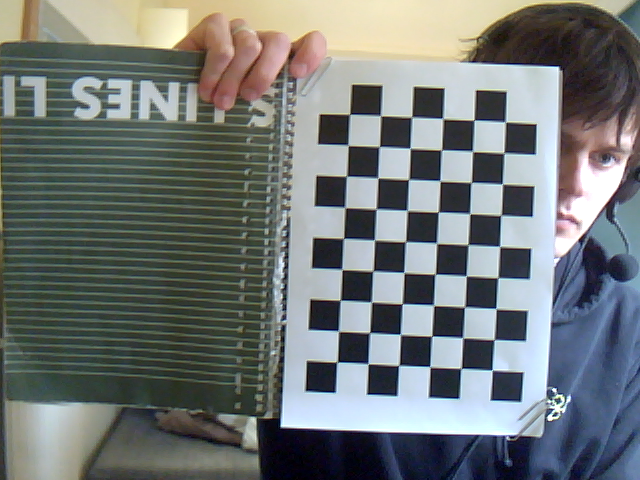
#> input picture images for run 1/c1.png, 640 x 480 px; its folder holds only this picture in this run
$ python main2.py
#> lines starting #> are read from the running program, lines starting #| are printed output that depends on the picture; after the words box and inside, x2 and y2 are one past the last pixel; in counts of white or black regions, pixels touching at a corner belong together; long printed decimals are rounded
import numpy as np
import cv2 as cv
import glob

# Chessboard parameters
chessboard_size = (9, 6)  # Internal corners
square_size = 2.5  # Square size in cm

# Termination criteria for corner refinement
criteria = (cv.TERM_CRITERIA_EPS + cv.TERM_CRITERIA_MAX_ITER, 25, 0.001)

# Prepare 3D object points
objp = np.zeros((np.prod(chessboard_size), 3), np.float32)
objp[:, :2] = np.mgrid[0:chessboard_size[0], 0:chessboard_size[1]].T.reshape(-1, 2) * square_size

# Storage for object and image points
objpoints = []  # 3D points
imgpoints = []  # 2D points

# Function to manually select the corners
# [7 lines left out: function select_corners, not called in this run]

# Load images, change the number of the folder for the run
images = glob.glob("images for run 1/*.png")

if not images:
    print("No images found! Check the folder path.")
    exit()

# Get image size
img = cv.imread(images[0])
#> img is the input picture: shape (480, 640, 3); mean B, G, R 117.8, 118.3, 112.9
gray = cv.cvtColor(img, cv.COLOR_BGR2GRAY)
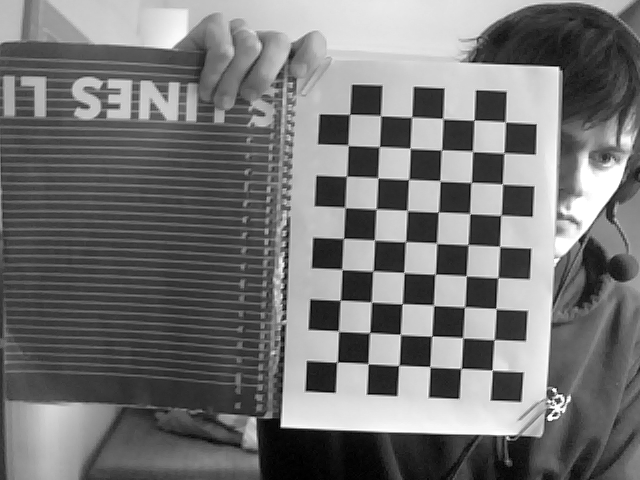
#> gray: shape (480, 640); min 0, max 255, mean 116.6
image_size = gray.shape[::-1]  # (width, height)

#Calibration
for fname in images:
    img = cv.imread(fname)
    gray = cv.cvtColor(img, cv.COLOR_BGR2GRAY)

    ret, corners = cv.findChessboardCorners(gray, chessboard_size, None)
#> ret = True; corners = 54 rows, first 8: [337.1, 361.9], [338.1, 330.8], [340.2, 300.1], [342.1, 269.6], [343.6, 238.4], [344.8, 207.5], [346.5, 175.9], [348.3, 145.4]

    if ret:
        objpoints.append(objp)
        corners2 = cv.cornerSubPix(gray, corners, (11, 11), (-1, -1), criteria)
#> corners2 = 54 rows, first 8: [337, 362.1], [338.5, 331.1], [340.3, 300.3], [341.9, 269.4], [343.4, 238.4], [344.9, 207.4], [346.5, 176.2], [348.1, 145.2]
        imgpoints.append(corners2)

    else:
        print(f"Chessboard not found in {fname}, please select the 4 corners of the chessboard starting from top left and ending at bottom left.")

        # Manually assign the corners
        manual_corners = []

        cv.namedWindow('img')
        cv.setMouseCallback('img', select_corners, {'corners': manual_corners})

        while len(manual_corners) < 4:
            cv.imshow('img', img)
            cv.waitKey(1)

        # Convert the selected corners to NumPy array
        manual_corners = np.array(manual_corners, dtype=np.float32)

        # Define object points (real-world coordinates in cm)
        dst_points = np.array([
            [0, 0],
            [chessboard_size[1] - 1, 0],
            [chessboard_size[1] - 1, chessboard_size[0] - 1],
            [0, chessboard_size[0] - 1]
        ], dtype=np.float32) * square_size
        H, _ = cv.findHomography(manual_corners, dst_points)

        # Generate grid of expected inner corners
        x_grid, y_grid = np.meshgrid(range(chessboard_size[1]), range(chessboard_size[0]))
        grid_points = np.vstack([x_grid.ravel(), y_grid.ravel()]).T.astype(np.float32) * square_size

        # Transform these points to image space
        projected_corners = cv.perspectiveTransform(grid_points.reshape(1, -1, 2), np.linalg.inv(H))
        projected_corners = projected_corners.reshape(-1, 1, 2)

        # Store points
        objpoints.append(objp)
        imgpoints.append(projected_corners)

        # Draw selected and calculated points
        for point in projected_corners:
            cv.circle(img, tuple(point.ravel().astype(int)), 5, (0, 255, 0), -1)

        cv.imshow("Detected Corners", img)
        cv.waitKey(500)

cv.destroyAllWindows()

ret, mtx, dist, rvecs, tvecs = cv.calibrateCamera(objpoints, imgpoints, image_size, None, None)
#> ret = 0.155; mtx = [[2419.5, 0, 96.05], [0, 2460.6, 209], [0, 0, 1]]; dist = [[-1.64, 3.76, 0.000527, 0.109, 141.9]]; rvecs = ([-0.132, 0.151, -1.52],); tvecs = ([19.51, 12.34, 199],)
print(f" Final Reprojection Error: {ret}")
#|  Final Reprojection Error: 0.155
print(f" Camera Matrix:\n{mtx}")
#|  Camera Matrix:
#| [[2.41954922e+03 0.00000000e+00 9.60520853e+01]
#|  [0.00000000e+00 2.46057400e+03 2.09032977e+02]
#|  [0.00000000e+00 0.00000000e+00 1.00000000e+00]]
print(f" Distortion Coefficients:\n{dist}")
#|  Distortion Coefficients:
#| [[-1.64254838e+00  3.75823896e+00  5.27311111e-04  1.09298970e-01
#|    1.41884713e+02]]

for fname in images:
    img = cv.imread(fname)
    gray = cv.cvtColor(img, cv.COLOR_BGR2GRAY)

    # Find the chess board corners
    ret, corners = cv.findChessboardCorners(gray, (9,6), None)
#> ret = True

    # If found, add object points, image points (after refining them)
    if ret == True:
        # objpoints.append(objp)

        corners2 = cv.cornerSubPix(gray,corners, (11,11), (-1,-1), criteria)
        # imgpoints.append(corners2)

        img_height, img_width = img.shape[:2]
        cameraMatrix = mtx
#> cameraMatrix = [[2419.5, 0, 96.05], [0, 2460.6, 209], [0, 0, 1]]

        ret2, rvec, tvec = cv.solvePnP(objp, corners2, cameraMatrix, dist)
#> ret2 = True; rvec = [-0.132, 0.151, -1.52]; tvec = [19.51, 12.34, 199]
        if ret2 == True:
            board_center = np.mean(objp, axis=0).reshape(1, 3)

            axis_length = square_size * 2  # e.g., length equal to three squares
            # Axes: X (red), Y (green) and Z (blue).
            # (Here, the Z axis is drawn in the negative direction so that it “rises” from the board.)
            axes_points = np.float32([
                [0, 0, 0],                        # origin (board center)
                [axis_length, 0, 0],               # X axis
                [0, axis_length, 0],               # Y axis
                [0, 0, -axis_length]               # Z axis (pointing upward from board)
            ])
            # Place the axes at the board center.
            axes_world = board_center + axes_points
            axes_img, _ = cv.projectPoints(axes_world, rvec, tvec, cameraMatrix, dist)
#> axes_img = [[421.2, 242.4], [424.3, 180.1], [483.6, 245.6], [418, 243.7]]
            axes_img = axes_img.reshape(-1, 2).astype(int)
#> axes_img = [[421, 242], [424, 180], [483, 245], [417, 243]]

            # Draw the axes lines on the image.
            origin_pt = tuple(axes_img[0])
#> origin_pt = (421, 242)
            cv.line(img, origin_pt, tuple(axes_img[1]), (0, 0, 255), 3)  # X axis in red
            cv.line(img, origin_pt, tuple(axes_img[2]), (0, 255, 0), 3)  # Y axis in green
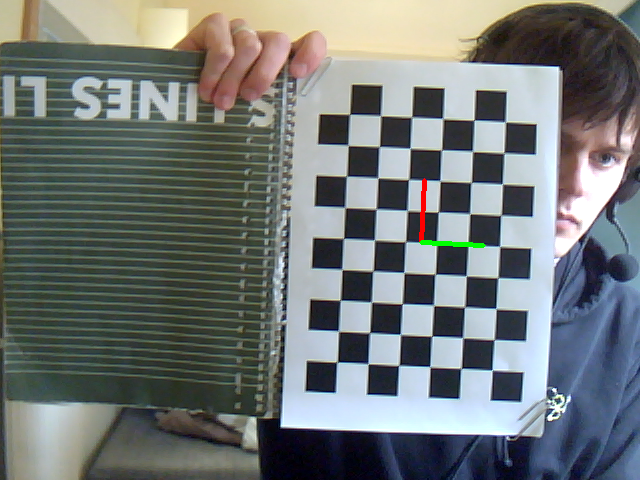
#> img: shape (480, 640, 3); mean B, G, R 117.5, 118.3, 112.9
            cv.line(img, origin_pt, tuple(axes_img[3]), (255, 0, 0), 3)  # Z axis in blue
#> img: shape (480, 640, 3); 0.01% of pixels changed, all inside (x1, y1, x2, y2) = (415, 240, 424, 246)

            # -----------------------------
            # DEFINE THE CUBE
            # -----------------------------
            # We define a cube whose bottom face is centered at the board center (on the chessboard plane, z=0)
            # and whose top face is at z = -cube_size (extending upward).
            cube_size = axis_length  # set cube side length; adjust as desired
            half = cube_size / 2.0

            # Define bottom face vertices (relative to board_center)
            # Instead of computing board_center and a centered square,
            # Define cube size to cover 2 squares by 2 squares on the chessboard.
            cube_size = 2 * square_size  # each side of the cube's base spans 2 squares.
            half = cube_size / 2.0

            # Define the cube to cover a 2x2 block of chessboard squares.
            # Here we choose the block with chessboard object coordinates:
            # bottom-left (3,2), bottom-right (5,2), top-right (5,4), and top-left (3,4)
            bottom_face = np.float32([
                [3 * square_size, 2 * square_size, 0],
                [5 * square_size, 2 * square_size, 0],
                [5 * square_size, 4 * square_size, 0],
                [3 * square_size, 4 * square_size, 0]
            ])

            # For a cube, set its height equal to 2 squares.
            cube_height = 2 * square_size
            # Define the top face by shifting the bottom face upward (using -cube_height)
            top_face = bottom_face.copy()
            top_face[:, 2] = -cube_height  # negative z to "raise" the cube

            # Combine the bottom and top face vertices.
            cube_world = np.concatenate((bottom_face, top_face), axis=0)

            # Project the cube's 3D points to 2D image points.
            cube_img, _ = cv.projectPoints(cube_world, rvec, tvec, cameraMatrix, dist)
#> cube_img = [[404, 272.7], [407.2, 210.5], [469.6, 213.6], [466.3, 275.9], [400.3, 274.8], [403.6, 211], [467.6, 214.2], [464.2, 278]]
            cube_img = cube_img.reshape(-1, 2).astype(int)
#> cube_img = [[403, 272], [407, 210], [469, 213], [466, 275], [400, 274], [403, 210], [467, 214], [464, 278]]

            # Draw the cube edges:
            # Draw bottom face edges.
            for i in range(4):
                pt1 = tuple(cube_img[i])
                pt2 = tuple(cube_img[(i+1) % 4])
                cv.line(img, pt1, pt2, (255, 0, 255), 2)
#> this loop made 4 passes
#> (pt1, pt2) on passes 1 to 4: ((403, 272), (407, 210)), ((407, 210), (469, 213)), ((469, 213), (466, 275)), ((466, 275), (403, 272))
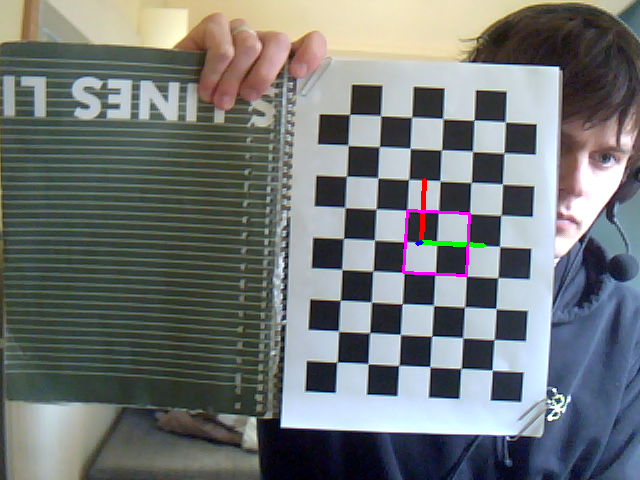
#> img: shape (480, 640, 3); mean B, G, R 117.8, 118, 113.2
            # Draw top face edges.
            for i in range(4, 8):
                pt1 = tuple(cube_img[i])
                pt2 = tuple(cube_img[4 + (i+1-4) % 4])
                cv.line(img, pt1, pt2, (255, 0, 255), 2)
#> this loop made 4 passes
#> (pt1, pt2) on passes 1 to 4: ((400, 274), (403, 210)), ((403, 210), (467, 214)), ((467, 214), (464, 278)), ((464, 278), (400, 274))
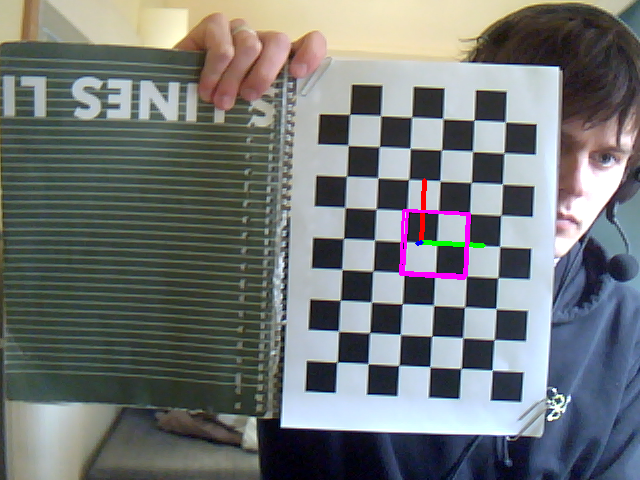
#> img: shape (480, 640, 3); 0.17% of pixels changed, all inside (x1, y1, x2, y2) = (399, 209, 468, 280)
            # Draw vertical edges.
            for i in range(4):
                pt_bottom = tuple(cube_img[i])
                pt_top = tuple(cube_img[i+4])
                cv.line(img, pt_bottom, pt_top, (255, 0, 255), 2)
#> this loop made 4 passes
#> (pt_bottom, pt_top) on passes 1 to 4: ((403, 272), (400, 274)), ((407, 210), (403, 210)), ((469, 213), (467, 214)), ((466, 275), (464, 278))
#> img: shape (480, 640, 3); under 0.01% of pixels changed, all inside (x1, y1, x2, y2) = (465, 276, 468, 280)

            # -----------------------------
            # COMPUTE THE TOP FACE COLOR
            # -----------------------------

            bottom_face_world = board_center + bottom_face
            top_face_world = board_center + top_face

            # (1) Distance → Value (V in HSV)
            # Compute the center of the cube’s top face in world coordinates.
            top_face_center = np.mean(top_face_world, axis=0).reshape(1, 3)
            # Transform the top face center to camera coordinates.
            R_mat, _ = cv.Rodrigues(rvec)
#> R_mat = [[0.0483, 0.982, 0.181], [-0.999, 0.0504, -0.0072], [-0.0162, -0.18, 0.984]]
            top_face_cam = R_mat.dot(top_face_center.T) + tvec  # shape: (3, 1)
#> top_face_cam = [33.08, -6.9, 191.3]
            distance = np.linalg.norm(top_face_cam)  # distance in the same unit as square_size
#> distance = 194.2
            # Map distance: 0 → 255; >=400 (e.g., 400 cm) → 0, scaling linearly.
            max_distance = 400.0
            v_value = 255 * (1 - min(distance, max_distance) / max_distance)
#> v_value = 131.2
            v_value = int(np.clip(v_value, 0, 255))
#> v_value = 131

            # (2) Tilt → Saturation (S in HSV)
            # Compute the chessboard’s normal in world coordinates ([0, 0, 1]) transformed into camera coordinates.
            board_normal_world = np.array([0, 0, 1], dtype=np.float32).reshape(3, 1)
            board_normal_cam = R_mat.dot(board_normal_world).flatten()
#> board_normal_cam = [0.181, -0.0072, 0.984]
            # The camera’s viewing direction is along the Z axis [0, 0, 1].
            # Compute the angle (in degrees) between board_normal_cam and [0, 0, 1].
            cos_angle = board_normal_cam[2] / np.linalg.norm(board_normal_cam)
#> cos_angle = 0.984
            tilt_angle = np.degrees(np.arccos(np.clip(cos_angle, -1.0, 1.0)))
#> tilt_angle = 10.41
            # When tilt is 0° (i.e. board is parallel to the camera), saturation = 255.
            # When tilt is 45° or more, saturation = 0.
            max_tilt = 45.0
            s_value = 255 * (1 - min(tilt_angle, max_tilt) / max_tilt)
#> s_value = 196
            s_value = int(np.clip(s_value, 0, 255))
#> s_value = 195

            # (3) Horizontal position → Hue (H in HSV)
            # Project the board center (world coordinate) to image coordinates.
            board_center_img, _ = cv.projectPoints(board_center, rvec, tvec, cameraMatrix, dist)
#> board_center_img = [[421.2, 242.4]]
            board_center_img = board_center_img.reshape(-1, 2)
            x_center = board_center_img[0, 0]
#> x_center = 421.2
            hue = int((x_center / img_width) * 180)  # OpenCV uses H in [0, 180]
#> hue = 118

            # Combine HSV components and convert to BGR for drawing.
            hsv_color = np.uint8([[[hue, s_value, v_value]]])
#> hsv_color = [[118, 195, 131]]
            bgr_color = cv.cvtColor(hsv_color, cv.COLOR_HSV2BGR)[0][0]
#> bgr_color = [131, 38, 31]
            bgr_color = tuple(int(c) for c in bgr_color)
#> bgr_color = (131, 38, 31)

            # -----------------------------
            # FILL THE TOP FACE OF THE CUBE
            # -----------------------------
            # Use the projected points for the top face (vertices 4-7).
            top_face_pts = cube_img[4:8].reshape((-1, 1, 2))
#> top_face_pts = [[400, 274], [403, 210], [467, 214], [464, 278]]
            cv.drawChessboardCorners(img, (9,6), corners2, ret)
            cv.fillConvexPoly(img, top_face_pts, bgr_color)
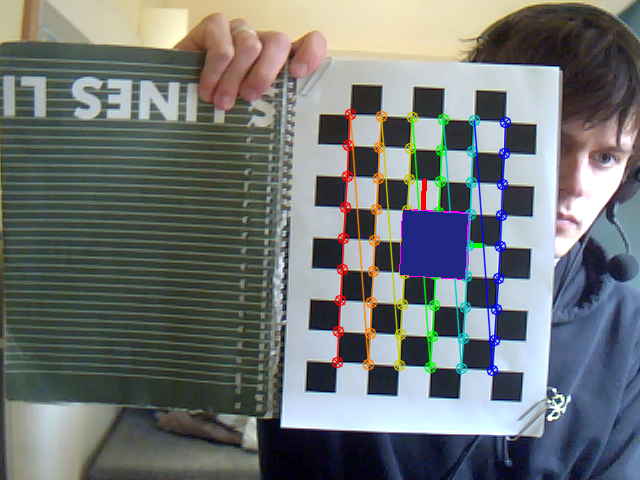
#> img: shape (480, 640, 3); mean B, G, R 116.5, 116.8, 111.6

            cv.imshow("Computer Vision - Assignment 1", img)
            cv.waitKey(500)
            cv.destroyAllWindows()

cv.destroyAllWindows()

$ run again, on images for run 1/c13.png
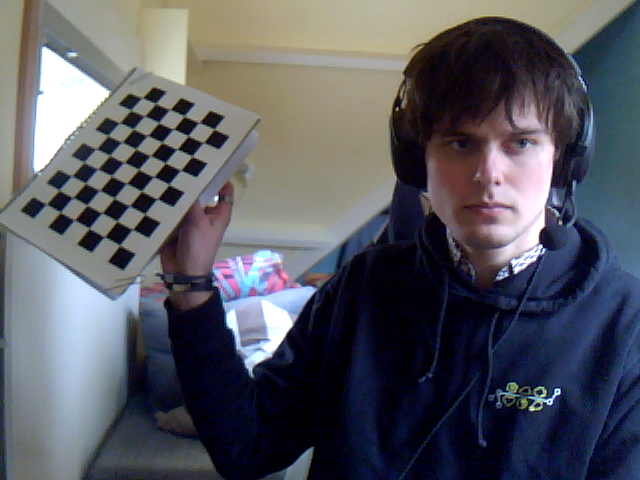
#> input picture images for run 1/c13.png, 640 x 480 px
#> img is the input picture: shape (480, 640, 3); mean B, G, R 96.2, 87.8, 86.4
#> `ret, corners = cv.findChessboardCorners(gray, chessboard_size, None)`: ret = True; corners = 54 rows, first 8: [44.57, 205.7], [59.5, 190.5], [73.36, 174.1], [83, 162.5], [95.72, 149.3], [107.5, 134.5], [119.5, 123], [131.2, 109.7]
#> corners2 = 54 rows, first 8: [46.41, 204.3], [58.86, 190.1], [72, 176.1], [83.4, 162], [97.25, 149.3], [107.3, 135.5], [120.9, 123.1], [129.4, 109.5]
#> `ret, mtx, dist, rvecs, tvecs = cv.calibrateCamera(objpoints, imgpoints..`: ret = 0.584; mtx = [[324.1, 0, 277.8], [0, 302.6, 300.5], [0, 0, 1]]; dist = [[-0.129, 0.431, 0.0208, 0.0333, -0.328]]; rvecs = ([-0.229, -0.0999, -1.03],); tvecs = ([-29.73, -13.37, 37.92],)
#|  Final Reprojection Error: 0.5836
#|  Camera Matrix:
#| [[324.111   0.         277.841]
#|  [  0.         302.632 300.519]
#|  [  0.           0.           1.        ]]
#|  Distortion Coefficients:
#| [[-0.1289  0.4305  0.02077    0.03333 -0.3277]]
#> `ret, corners = cv.findChessboardCorners(gray, (9,6), None)`: ret = True
#> cameraMatrix = [[324.1, 0, 277.8], [0, 302.6, 300.5], [0, 0, 1]]
#> ret2 = True; rvec = [-0.229, -0.0999, -1.03]; tvec = [-29.73, -13.37, 37.92]
#> `axes_img, _ = cv.projectPoints(axes_world, rvec, tvec, cameraMatrix, d..`: axes_img = [[131, 165.8], [154.3, 138.6], [161.1, 180.6], [110.6, 137.7]]
#> `axes_img = axes_img.reshape(-1, 2).astype(int)`: axes_img = [[131, 165], [154, 138], [161, 180], [110, 137]]
#> origin_pt = (131, 165)
#> `cube_img, _ = cv.projectPoints(cube_world, rvec, tvec, cameraMatrix, d..`: cube_img = [[111.7, 176.1], [135.5, 148.5], [165.1, 162.9], [141.6, 191.3], [88.93, 149.7], [116.7, 119.3], [148.9, 133.7], [121.4, 165.6]]
#> `cube_img = cube_img.reshape(-1, 2).astype(int)`: cube_img = [[111, 176], [135, 148], [165, 162], [141, 191], [88, 149], [116, 119], [148, 133], [121, 165]]
#> the loop `for i in range(4):` made 4 passes
#> (pt1, pt2) on passes 1 to 4: ((111, 176), (135, 148)), ((135, 148), (165, 162)), ((165, 162), (141, 191)), ((141, 191), (111, 176))
#> the loop `for i in range(4, 8):` made 4 passes
#> (pt1, pt2) on passes 1 to 4: ((88, 149), (116, 119)), ((116, 119), (148, 133)), ((148, 133), (121, 165)), ((121, 165), (88, 149))
#> the loop `for i in range(4):` made 4 passes
#> (pt_bottom, pt_top) on passes 1 to 4: ((111, 176), (88, 149)), ((135, 148), (116, 119)), ((165, 162), (148, 133)), ((141, 191), (121, 165))
#> after the loop `for i in range(4):`:
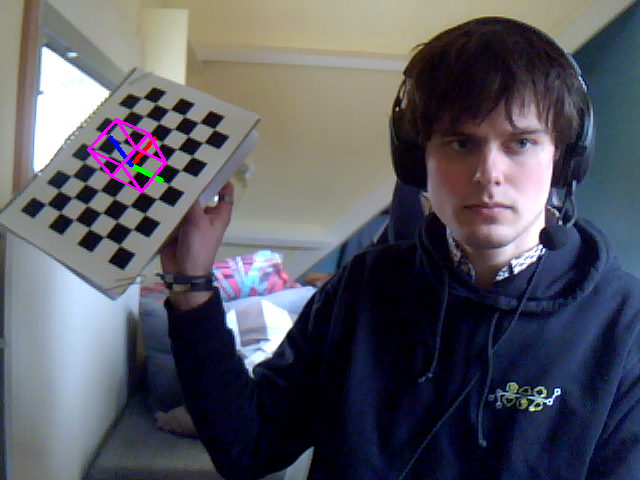
#> img: shape (480, 640, 3); mean B, G, R 96.8, 87.5, 87.1
#> R_mat = [[0.511, 0.859, 0.0257], [-0.839, 0.491, 0.236], [0.19, -0.142, 0.972]]
#> top_face_cam = [-7.83, -24.57, 34.91]
#> distance = 43.4
#> `v_value = 255 * (1 - min(distance, max_distance) / max_distance)`: v_value = 227.3
#> `v_value = int(np.clip(v_value, 0, 255))`: v_value = 227
#> board_normal_cam = [0.0257, 0.236, 0.972]
#> cos_angle = 0.972
#> tilt_angle = 13.71
#> `s_value = 255 * (1 - min(tilt_angle, max_tilt) / max_tilt)`: s_value = 177.3
#> `s_value = int(np.clip(s_value, 0, 255))`: s_value = 177
#> board_center_img = [[131, 165.8]]
#> x_center = 131
#> hue = 36
#> hsv_color = [[36, 177, 227]]
#> `bgr_color = cv.cvtColor(hsv_color, cv.COLOR_HSV2BGR)[0][0]`: bgr_color = [69, 227, 195]
#> `bgr_color = tuple(int(c) for c in bgr_color)`: bgr_color = (69, 227, 195)
#> top_face_pts = [[88, 149], [116, 119], [148, 133], [121, 165]]
#> `cv.fillConvexPoly(img, top_face_pts, bgr_color)`:
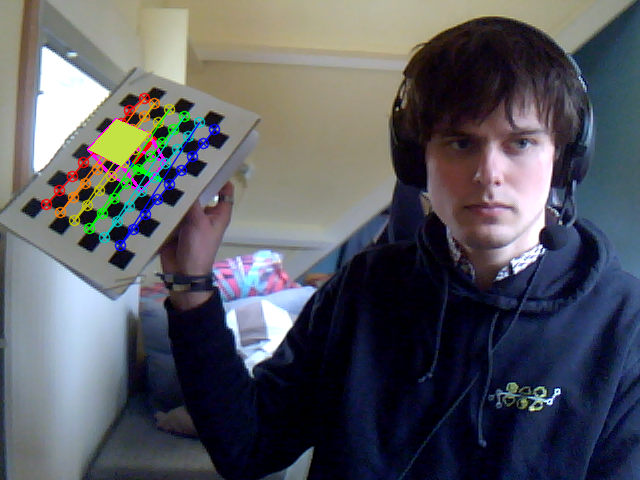
#> img: shape (480, 640, 3); mean B, G, R 96.4, 89, 87.4
